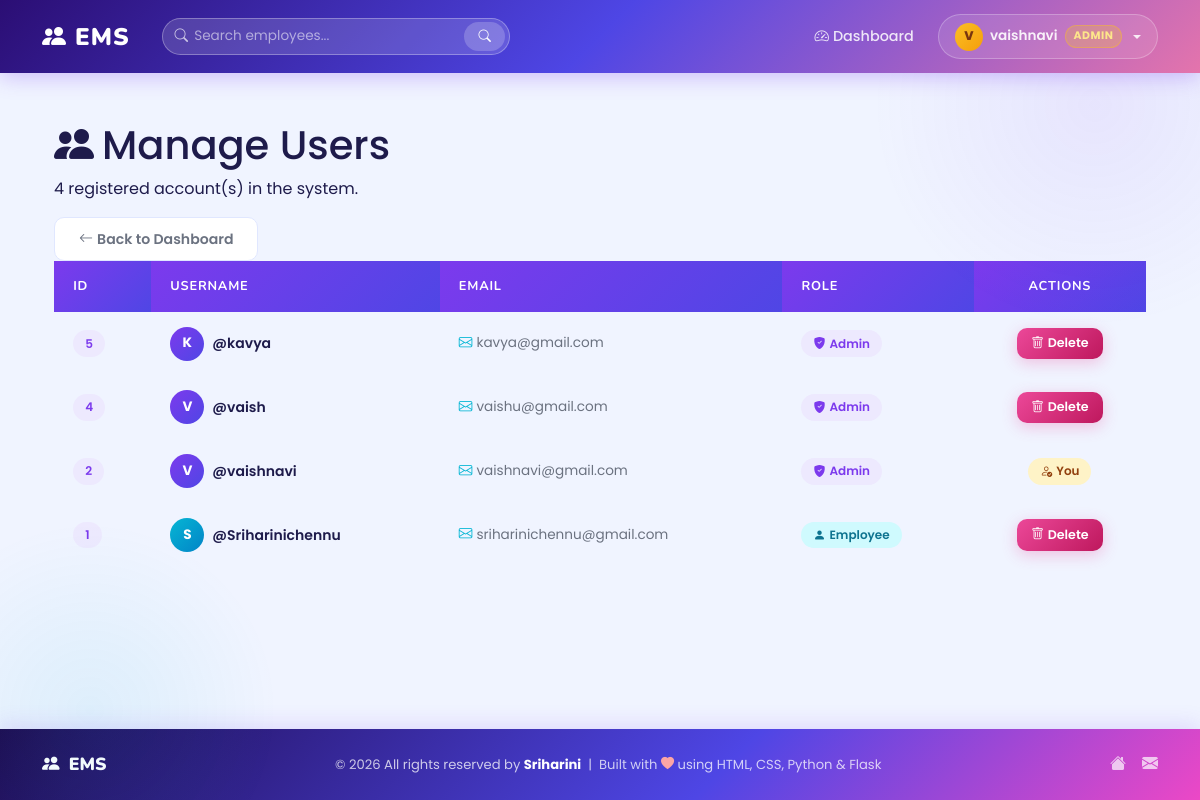
Page /manage_users (signed in) on the committed database.
### tables this page shows
CREATE TABLE users (
    id INTEGER PRIMARY KEY AUTOINCREMENT,
    email TEXT,
    username TEXT,
    password TEXT,
    role TEXT CHECK(role IN ('admin', 'emp')),
    profile_pic TEXT
);

### app.py (the view)
@app.route("/manage_users")
def manage_users():
    block = admin_required()
    if block: return block
    users = q("SELECT id, email, username, role FROM users ORDER BY id DESC", fetch="all")
    return render_template("manage_users.html", users=users)

### app.py (called while the page is built)
def get_db():
    if "db" not in g:
        g.db = sqlite3.connect(DATABASE)
        g.db.row_factory = sqlite3.Row   # rows behave like dicts AND support index
    return g.db

def q(sql, params=(), fetch="all"):
    db  = get_db()
    cur = db.execute(sql, params)
    if fetch == "one":
        return cur.fetchone()
    if fetch == "all":
        return cur.fetchall()
    db.commit()          # commit writes immediately
    return None

def logged_in():
    return session.get("username") is not None

def admin_required():
    if not logged_in():
        flash("Please log in to continue.", "warning")
        return redirect("/login")
    if session.get("role") != "admin":
        flash("Access denied. Admins only.", "danger")
        return redirect("/dashboard")
    return None

### templates/manage_users.html
{% extends 'base.html' %}
{% block content %}
<div class="container">
  <div class="page-hd-row page-hd">
    <div>
      <h1><i class="bi bi-people-fill me-2" style="color:var(--brand)"></i>Manage Users</h1>
      <p>{{ users|length }} registered account(s) in the system.</p>
    </div>
    <a href="/dashboard" class="btn btn-outline-secondary">
      <i class="bi bi-arrow-left me-1"></i>Back to Dashboard
    </a>
  </div>
  {% if users %}
  <div class="ems-table-wrap">
    <table class="ems-table">
      <thead>
        <tr>
          <th>ID</th>
          <th>Username</th>
          <th>Email</th>
          <th>Role</th>
          <th style="text-align:center;">Actions</th>
        </tr>
      </thead>
      <tbody>
        {% for u in users %}
        <tr>
          <td><span class="chip chip-purple">{{ u[0] }}</span></td>
          <td>
            <div class="d-flex align-items-center gap-2">
              <div style="width:34px;height:34px;border-radius:50%;
                          background:linear-gradient(135deg,
                            {% if u[3] == 'admin' %}#7c3aed,#4f46e5{% else %}#06b6d4,#0284c7{% endif %});
                          display:flex;align-items:center;justify-content:center;
                          font-size:0.85rem;color:#fff; font-weight: 700;flex-shrink:0;">
                {{ u[2][0]|upper }}
              </div>
              <span style="font-weight:600;font-size:.875rem;">@{{ u[2] }}</span>
            </div>
          </td>
          <td style="color:var(--muted);font-size:.85rem;">
            <i class="bi bi-envelope me-1" style="color:var(--teal);"></i>{{ u[1] }}
          </td>
          <td>
            {% if u[3] == 'admin' %}
              <span class="chip" style="background:#ede9fe;color:#7c3aed;">
                <i class="bi bi-shield-fill-check me-1"></i>Admin
              </span>
            {% else %}
              <span class="chip chip-teal">
                <i class="bi bi-person-fill me-1"></i>Employee
              </span>
            {% endif %}
          </td>
          <td style="text-align:center;">
            {% if u[2] == session.get('username') %}
              <span class="chip" style="background:#fef3c7;color:#92400e;font-size:0.75rem;">
                <i class="bi bi-person-check me-1"></i>You
              </span>
            {% else %}
              <a href="/delete_user/{{ u[0] }}"
                 class="btn btn-danger btn-sm"
                 onclick="return confirm('Delete user @{{ u[2] }}? This cannot be undone.')">
                <i class="bi bi-trash me-1"></i>Delete
              </a>
            {% endif %}
          </td>
        </tr>
        {% endfor %}
      </tbody>
    </table>
  </div>
  {% else %}
  <div class="empty-state card p-5 text-center">
    <i class="bi bi-people" style="font-size:3rem;color:var(--muted);"></i>
    <h5 class="mt-3">No users found</h5>
    <p style="color:var(--muted);font-size:.88rem;">No accounts have been registered yet.</p>
  </div>
  {% endif %}
</div>
{% endblock %}

### templates/base.html (shortened to what this page needs)
<!DOCTYPE html>
<html lang="en">
<head>
  <link href="https://cdn.jsdelivr.net/npm/bootstrap@5.3.2/dist/css/bootstrap.min.css" rel="stylesheet">
  <link rel="stylesheet" href="https://cdn.jsdelivr.net/npm/bootstrap-icons@1.11.3/font/bootstrap-icons.min.css">
  <link rel="stylesheet" href="{{ url_for('static', filename='style.css') }}">
</head>
<body>
<nav class="navbar navbar-expand-lg">
  <div class="container">
    <a class="navbar-brand" href="/">
      <i class="bi bi-people-fill me-2"></i>EMS
    </a>
    <div class="collapse navbar-collapse" id="navMenu">
      {% if not session.get('username') %}
      <ul class="navbar-nav ms-auto gap-1 align-items-lg-center">
        <li class="nav-item">
          <a class="nav-link" href="/"><i class="bi bi-house-fill me-1"></i>Home</a>
        </li>
        <li class="nav-item">
          <a class="nav-link" href="/about"><i class="bi bi-info-circle-fill me-1"></i>About</a>
        </li>
        <li class="nav-item">
          <a class="nav-link" href="/contact"><i class="bi bi-envelope-fill me-1"></i>Contact</a>
        </li>
      </ul>
      <div class="d-flex gap-2 align-items-center">
        <a href="/register" class="btn nav-btn-ghost">
          <i class="bi bi-person-plus me-1"></i>Register
        </a>
        <a href="/login" class="btn nav-btn-solid">
          <i class="bi bi-box-arrow-in-right me-1"></i>Login
        </a>
      </div>
      {% elif session.get('role') == 'admin' %}
      <form class="nav-search-form mx-lg-3 my-2 my-lg-0" action="/search" method="get">
        <div class="nav-search-wrap">
          <i class="bi bi-search nav-search-icon"></i>
          <input class="nav-search-input" type="text" name="q"
                 placeholder="Search employees..."
                 autocomplete="off"
                 value="{{ request.args.get('q', '') }}">
          <button class="nav-search-btn" type="submit">
            <i class="bi bi-search"></i>
          </button>
        </div>
      </form>
      <ul class="navbar-nav ms-auto gap-1 align-items-lg-center">
        <li class="nav-item">
          <a class="nav-link" href="/dashboard">
            <i class="bi bi-speedometer2 me-1"></i>Dashboard
          </a>
        </li>
        <li class="nav-item dropdown ms-lg-1">
          <a class="nav-link nav-user-badge dropdown-toggle" href="#"
             data-bs-toggle="dropdown" aria-expanded="false">
            {% if session.get('profile_pic') %}
              <img src="{{ url_for('static', filename='uploads/' + session.get('profile_pic')) }}"
                   class="nav-avatar" style="object-fit:cover;border:2px solid rgba(255,255,255,0.5);">
            {% else %}
              <span class="nav-avatar nav-avatar-admin">
                {{ session.get('username', 'A')[0]|upper }}
              </span>
            {% endif %}
            <span class="d-none d-lg-inline nav-uname">{{ session.get('username') }}</span>
            <span class="nav-role-chip nav-chip-admin">Admin</span>
          </a>
        </li>
      </ul>
      {% endif %}
    </div>
  </div>
</nav>
<div class="main-content">
  <div class="container">
    {% block content %}{% endblock %}
  </div>
</div>
<footer>
  <div class="container">
    <div class="d-flex flex-column flex-md-row align-items-center justify-content-between gap-2">
      <div class="footer-brand">
        <i class="bi bi-people-fill me-1"></i> EMS
      </div>
      <div class="footer-copy text-center">
        &copy; 2026 All rights reserved by <strong style="color:#fff">Sriharini</strong>
        &nbsp;|&nbsp; Built with <i class="bi bi-heart-fill" style="color:#fca5a5"></i>
        using HTML, CSS, Python &amp; Flask
      </div>
      <div class="d-flex gap-3">
        <a href="/"><i class="bi bi-house-fill"></i></a>
        <a href="/contact"><i class="bi bi-envelope-fill"></i></a>
      </div>
    </div>
  </div>
</footer>
</body>
</html>

### rows in the picture
users: get "vaishnavi", id "2", username "V", username "vaishnavi", email "vaishnavi@gmail.com", role "admin" (drawn), shows "You"
users: id "5", username "K", username "kavya", email "kavya@gmail.com", role "admin" (drawn)
users: id "4", username "V", username "vaish", email "vaishu@gmail.com", role "admin" (drawn)
users: id "1", username "S", username "Sriharinichennu", email "sriharinichennu@gmail.com", role "emp" (drawn)

### other values in the picture
{{ session.get('username', 'A')[0]|upper }} "V"
{{ users|length }} "4"
